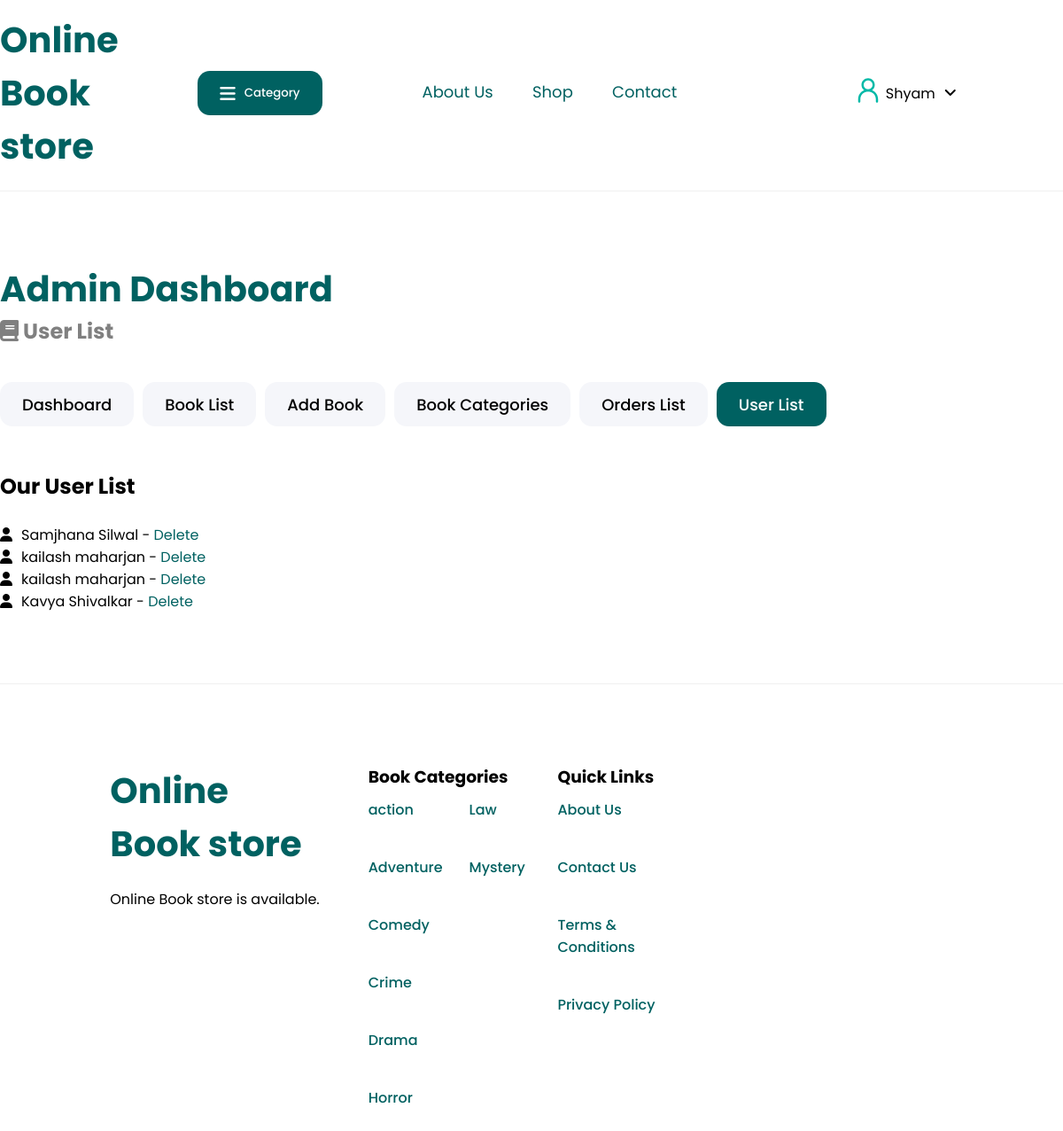
The page /admin_user_list.php (signed in) on the database its author committed.
### tables this page shows
CREATE TABLE `users` (
  `id` int(11) NOT NULL,
  `user_type` varchar(10) NOT NULL DEFAULT 'user',
  `firstName` varchar(50) NOT NULL,
  `lastName` varchar(50) NOT NULL,
  `email` varchar(100) NOT NULL,
  `phone` varchar(20) NOT NULL,
  `address` varchar(100) NOT NULL,
  `password` varchar(300) NOT NULL,
  `date_time` date NOT NULL DEFAULT current_timestamp()
);

### admin_user_list.php (the view, shortened to what this page needs)
<?php
include './templates/admin_header.php';
?>
<link rel="stylesheet" href="./css/user_list.css">
<div class="main-container b-main">
    <?php include './templates/admin_navigation.php' ?>
    <div class="user-container">
        <div class="user-list">
            <h2>Our User List</h2><br>
            <ul>
                <?php
                    $select_user_list = mysqli_query($con, "SELECT * FROM users WHERE user_type = 'user'") or die('query failed');
                    if(mysqli_num_rows($select_user_list) > 0){
                        while($fetch_user_list = mysqli_fetch_assoc($select_user_list)){
                ?>
                    <?php $name = $fetch_user_list['firstName'] . ' ' . $fetch_user_list['lastName'] ?>
                    <li><i class="fa-solid fa-user"></i><span><?php echo $name; ?></span> -
                    <a href="admin_user_list.php?delete=<?php echo $fetch_user_list['id']; ?>" onclick="return confirm('Delete this user?');">Delete</a>
                    <?php
                 }
                } else {
                    echo '<p class="empty">No users found!</p>';
                }
            ?>
            </ul>
        </div>
    </div>
</div>
<?php
include './templates/footer.php';
?>

### css/style.css (style rules this page uses)
:root { --color-primary: #006161; --color-secondary: #00B9A7; --color-tertiary: #FFFFFF; --color-grey01: #AAAAAA; --color-grey02: #E1E1E1; --color-grey03: #F0F0F0; --color-primary-soft: #F0EEFF; --color-orange: #FF754C; --btn-hover: #00B9A7; }
* { font-family: 'Poppins', sans-serif; margin: 0; padding: 0; box-sizing: border-box; text-decoration: none; align-items: center; }
a { color: var(--color-primary); transition: all .2s ease-in-out; }
.main-container { max-width: 1200px; margin: auto; height: 100%; display: flex; flex-direction: column; justify-content: center; align-items: center; padding-top: 80px; }
.b-main { padding-bottom: 80px; }

### css/user_list.css (style rules this page uses)
.user-container { display: flex; gap: 50px; justify-content: space-between; width: 100%; }
.user-list ul { list-style: none; }
.user-list ul li i { margin-right: 10px; }

### rows shown on the page
users: name "Samjhana Silwal"
users: name "kailash maharjan"
users: name "kailash maharjan"
users: name "Kavya Shivalkar"

### other values the page prints
$_SESSION['admin_name'] "Shyam"
$title "User List"
